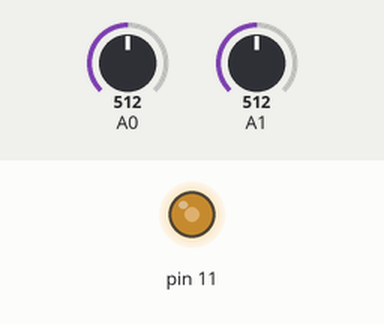
Bench run of a sketch on a simulated Arduino Uno, built with avr-gcc and run on an emulated ATmega328P. On the bench: output pins drawn as LEDs (lit = HIGH). The test bench sets the inputs (shaded band); at power-on: A1 = 512, A0 = 512. What the sketch prints to the serial monitor is not drawn.

Above: at 1.2 s.
1.3 s: A1 set to 992
2.8 s: A1 set to 1019
At 3.3 s:
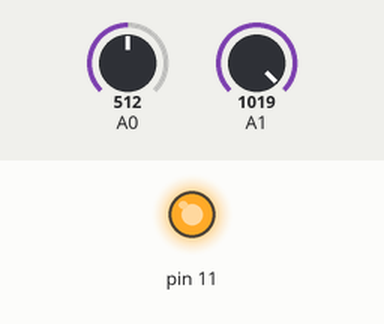
5.5 s: A0 set to 245
At 6.4 s:
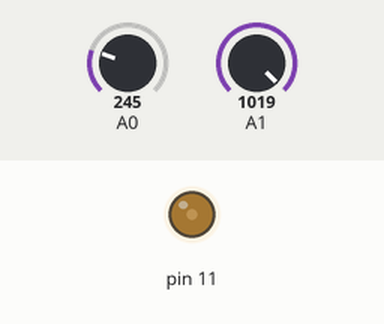
7.0 s: A0 set to 0
At 7.6 s:
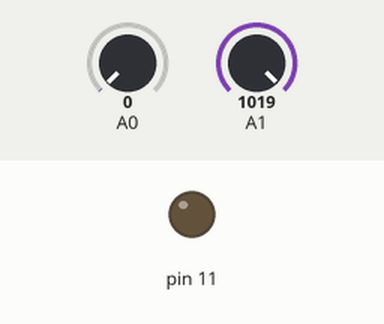
8.5 s: A0 set to 1023
At 9.8 s:
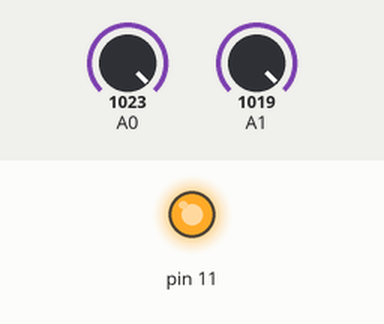
Timing chart, 0 to 11.0 s (numbered marks = the images above; inputs shaded):
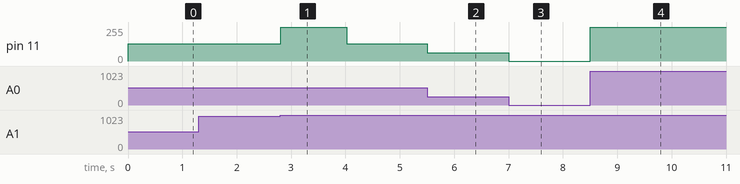

Measured:
- the behaviour switches between 1000 and 1001 on A1 (found by bisection; images 0 and 1)
- after the input at 2.8 s, pin 11: 128/255 → 255/255 at once, → 128/255 1.2 s later
- after the input at 5.5 s, pin 11: 128/255 → 61/255 at once
- after the input at 7.0 s, pin 11: 61/255 → 0/255 at once
- after the input at 8.5 s, pin 11: 0/255 → 255/255 at once

The sketch:

sketch_feb14b.ino
```cpp
int button = 0;
int crank = 0;
int robot;

int button_count = 0;
boolean button_State;

void setup() {
  // put your setup code here, to run once:
  pinMode(11, OUTPUT);
  Serial.begin(9600);
}

void loop() {
  /*
    digitalWrite(11,HIGH);
    delay(10000);

    digitalWrite(11,LOW);
    delay(10000);
  */
  crank = analogRead(0);
  button = analogRead(1);


  button_count = int(button_count - 0.1);

  if (button > 1000) {
    if (!button_State) {
      button_count = button_count + 255 ;
      Serial.println("pressed");
      button_State = true;
    }
  } else {
    button_State = false;
  }

  if (button_count > 255) {
    button_count = 255;
  }

  if (button_count < 1 ) {
    button_count = 0;
  }

  robot = button_count + crank/4;

  if (robot>255) {

    robot = 255;
  }


  analogWrite(11,robot);


  Serial.println(button_count);


}
```
